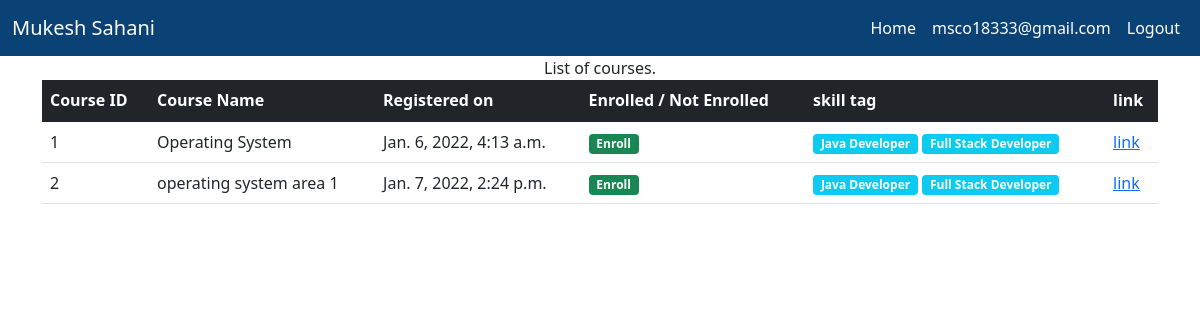
Page /student-domain/ (signed in) on the earlier database version.
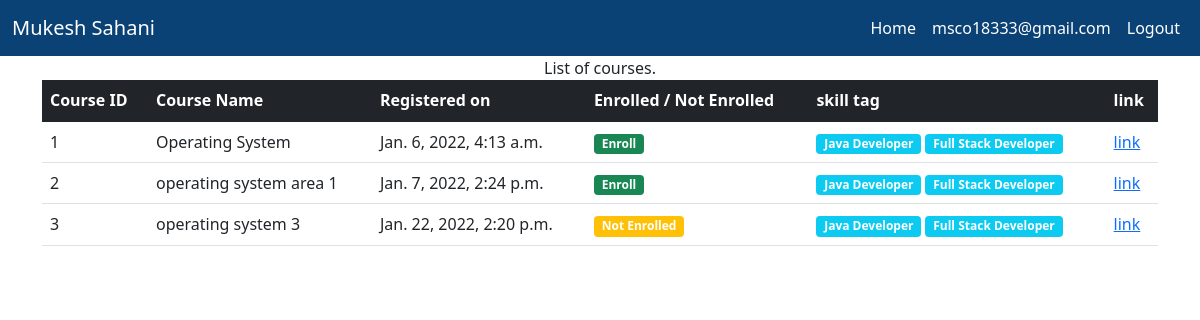
Same page on the later database version.
### course_system/models.py (models this page shows, shortened)
class DomainData(models.Model):
    domain_name = models.CharField(max_length=100)

class CourseData(models.Model):
    course_id = models.AutoField(primary_key=True)
    course_name = models.CharField(max_length=255, blank=True)
    course_json_file = models.FileField(upload_to='documents/')
    uploaded_at = models.DateTimeField(auto_now_add=True)

### student_panel/views.py (the view)
# urls.py: path('student-domain/', views.student_intrest_course_list,name="Dpopup")
@login_required
def student_intrest_course_list(request):
    context = {}
    course_map_list = list_course_student_preferece(request.user)
    print("-------------------------")
    print(course_map_list)
    print("---------------------------")
    context['course_map_list'] = course_map_list
    return render(request, 'student_panel/student_panel_interest_course.html',context)

### course_system/core.py (called while the page is built)
def find_text(input_text : str, target_str_list : list) -> bool:
    for target_str in target_str_list:
        if input_text.lower().find(target_str.lower()) != -1:
            return True
    return False

def get_tag_course(course_object : CourseData) -> list:
    tag_course_list = []
    skill_list = [ skill.domain_name for skill in DomainData.objects.all() ]
    for skill in skill_list:
        skill_word_data_object = SkillHotWords.objects.filter(skill_name = skill)
        skill_list_hot_words = [sk.hot_word for sk in skill_word_data_object]
        if skill_list_hot_words != []:
            print(skill_list_hot_words)
            skill_map_object = CourseSkillMap(course_json_extractor=CourseJSONdataExtractor(course_json_object=get_json_object_course(course_object)), skill_hot_work_list=skill_list_hot_words)
            if skill_map_object.is_required():
                tag_course_list.append(skill)
    print("-----------")
    print(tag_course_list)
    print("-----------")
    return tag_course_list

    def get_subject_name(self) -> str:
        return self.__subject_name

    def get_course_application(self) -> list:
        return self.__course_application

### student_panel/templates/student_panel/student_panel_interest_course.html (shortened to what this page needs)
{% extends 'student_panel_basic.html' %}
{% load static %}
{% block body %}
    <div class="container">
        <center>
            List of courses.
        </center>
    </div>
    <div class="container">
        <table class="table">
            <thead class="table-dark">
                <th scope="col">
                    Course ID
                </th>
                <th scope="col">
                    Course Name
                </th>
                <th scope="col">
                    Registered on
                </th>
                <th scope="col">
                    Enrolled / Not Enrolled
                </th>
                <th scope="col">
                    skill tag
                </th>
                <th scope="link">
                    link
                </th>
            </thead>
            <tbody>
                {% for course_map in course_map_list %}
                <tr>
                    <td>
                        {{ course_map.course_data.course_id }}
                    </td>
                    <td>
                        {{ course_map.course_data.course_name }}
                    </td>
                    <td>
                        {{ course_map.course_data.uploaded_at }}
                    </td>
                    <td>
                        {% if course_map.enroll %}
                            <span class="badge bg-success">
                                Enroll
                            </span>
                        {% else %}
                            <span class="badge bg-warning">
                                Not Enrolled
                            </span>
                        {% endif %}
                    </td>
                    <td>
                        {% for tag in course_map.tag_list %}
                            <span class="badge bg-info">
                                {{ tag }}
                            </span>
                        {% endfor %}
                    </td>
                    <td>
                        <a href="/course/courseview/{{ course_map.course_data.course_id }}">link</a>
                    </td>
                </tr>
                {% endfor %}
            </tbody>
        </table>
    </div>
{% endblock %}

Differences in the rows shown:
added CourseData: course_data.course_id "3", course_data.course_name "operating system 3", course_data.uploaded_at "Jan. 22, 2022, 2:20 p.m."
Other differences:
new list line: "Not Enrolled link"
new list line: "Java Developer"
new list line: "Full Stack Developer"
